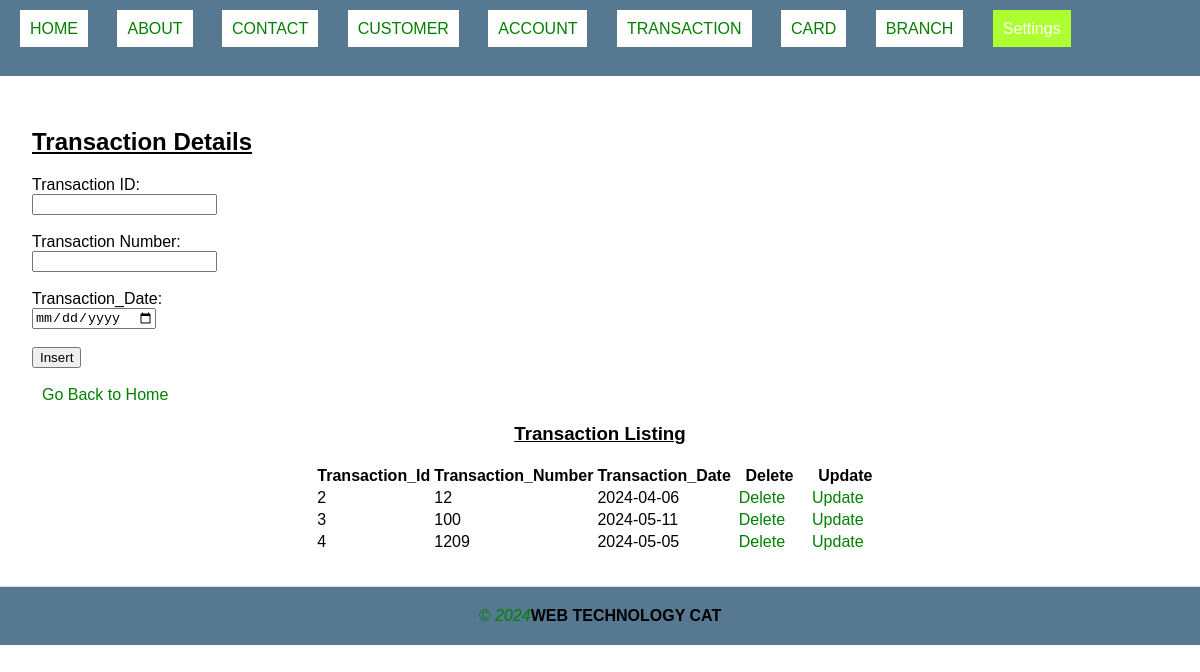
The app's page /transaction_detail.php with its own data.
### tables this page shows
CREATE TABLE `transaction_detail` (
  `transaction_id` int(10) NOT NULL,
  `transaction_number` varchar(10) NOT NULL,
  `transaction_date` varchar(10) NOT NULL
);

### transaction_detail.php (the view, shortened to what this page needs)
   <!DOCTYPE html>
<html>
<head>
  <link rel="stylesheet" type="text/css" href="style.css" title="style 1" media="screen, tv, projection, handheld, print"/>
</head>
<header>
    <li style="display: inline; margin-right: 10px;"><a href="./home.html">HOME</a></li>
    <li style="display: inline; margin-right: 10px;"><a href="./about.html">ABOUT</a></li>
    <li style="display: inline; margin-right: 10px;"><a href="./contact.html">CONTACT</a></li>
    <li style="display: inline; margin-right: 10px;"><a href="./customer_detail.php">CUSTOMER</a></li>
    <li style="display: inline; margin-right: 10px;"><a href="./account_detail.php">ACCOUNT</a></li>
    <li style="display: inline; margin-right: 10px;"><a href="./transaction_detail.php">TRANSACTION</a></li>
    <li style="display: inline; margin-right: 10px;"><a href="./card_detail.php"> CARD</a></li>
    <li style="display: inline; margin-right: 10px;"><a href="./branch_detail.php">BRANCH</a></li>
    <li class="dropdown" style="display: inline; margin-right: 10px;">
      <a href="#" style="padding: 10px; color: white; background-color: greenyellow; text-decoration: none; margin-right: 15px;">Settings</a>
    </li><br><br>
</header>
<section>
<body>
    <u><h1>Transaction Details</h1></u>
    <form method="POST" action="">
        <label for="transaction_id">Transaction ID:</label><br>
        <input type="text" id="transaction_id" name="transaction_id"><br><br>
        <label for="transaction_number">Transaction Number:</label><br>
        <input type="text" id="transaction_number" name="transaction_number"><br><br>
        <label for="transaction_date">Transaction_Date:</label><br>
        <input type="date" id="transaction_date" name="transaction_date"><br><br>
        <input type="submit" name="insert" value="Insert"><br><br>
        <a href="./home.html">Go Back to Home</a>
    </form>
    <?php
   include('database_connection.php');
    ?>
<center>
   <u> <h3>Transaction Listing </h3></u>
    <table>
        <tr>
            <th>Transaction_Id</th>
            <th>Transaction_Number</th>
            <th>Transaction_Date</th>
            <th>Delete</th>
            <th>Update</th>
        </tr>
        <?php
        $sql = "SELECT * FROM transaction_detail";
        $result = $connection->query($sql);
        if ($result->num_rows > 0) {
            while ($row = $result->fetch_assoc()) {
                echo "<tr>
                    <td>" . $row["transaction_id"] . "</td>
                    <td>" . $row["transaction_number"] . "</td>
                    <td>" . $row["transaction_date"] . "</td>
                    <td><a style='padding:4px' href='delete_transaction_detail.php?transaction_id=" . $row["transaction_id"] . "'>Delete</a></td>
                    <td><a style='padding:4px' href='update_transaction_detail.php?transaction_id=" . $row["transaction_id"] . "'>Update</a></td>
                </tr>";
            }
        } else {
            echo "<tr><td colspan='5'>No data found</td></tr>";
        }
        ?>
    </table>
</body>
</section>
   <footer>
   <i style="color: green;">&copy; 2024</i><b>WEB TECHNOLOGY CAT</b>
  </footer>
</body>
</html>

### style.css (style rules this page uses)
body { font-family: Arial, sans-serif; margin: 0; padding: 0; }
.dropdown { position: relative; display: inline; margin-right: 10px; }
body { font-family: Arial,sans-serif; margin:0; padding:0; }
header { background-color:orange; padding: 20px; }
footer { text-align: center; padding: 15px; background-color:orange; }
.dropdown { position: right; display:right; direction:rtl; }
section { padding:28px; border-bottom: 1px solid #ddd; }

### transaction_detail.php (style rules this page uses)
a { padding: 10px; color: white; background-color: white; text-decoration: none; margin-right: 15px; }
a:link { color: green; }
header { background-color: #567890; padding: 20px; }
section { padding:32px; }
footer { background-color: #567890; padding: 20px; }

### records on screen
transaction_detail: transaction_id "2", transaction_number "12", transaction_date "2024-04-06"
transaction_detail: transaction_id "3", transaction_number "100", transaction_date "2024-05-11"
transaction_detail: transaction_id "4", transaction_number "1209", transaction_date "2024-05-05"
